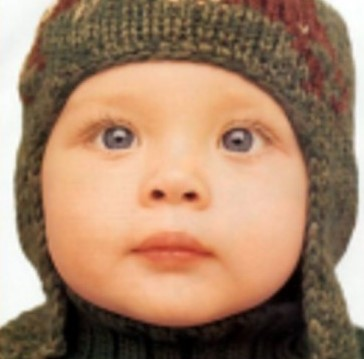
#> input picture input/bambino.jpg, 364 x 359 px
$ python prova.py input/bambino.jpg
#> lines starting #> are read from the running program, lines starting #| are printed output that depends on the picture
import numpy as np
import cv2 as cv
import sys


def merge(b,g,r):
    ret= np.zeros(img_color.shape)

    ret[:,:,0]= b
    ret[:,:,1]= g
    ret[:,:,2]= r
    return ret

img_color= cv.imread(sys.argv[1])
#> img_color is the input picture: shape (359, 364, 3); mean B, G, R 104.9, 130.7, 164.8
b,g,r= cv.split(img_color)
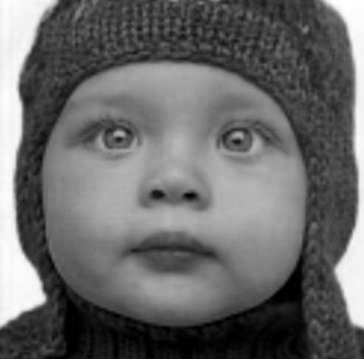
#> b: shape (359, 364); min 0, max 255, mean 104.9
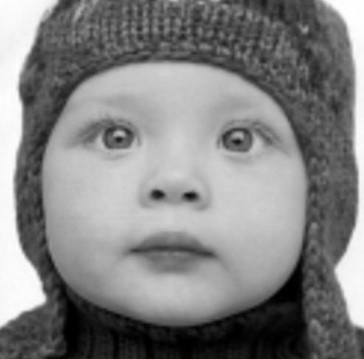
#> g: shape (359, 364); min 0, max 255, mean 130.7
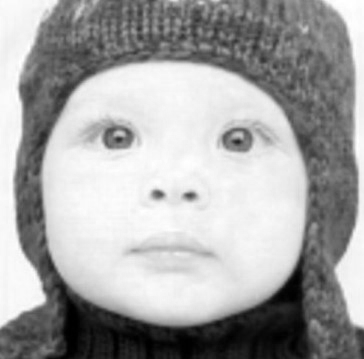
#> r: shape (359, 364); min 0, max 255, mean 164.8

cv.imwrite("b.jpg", b)

cv.imwrite("g.jpg", g)

cv.imwrite("r.jpg", r)


ret= merge(b,g,r)
#> in merge, `ret[:,:,0]= b`:
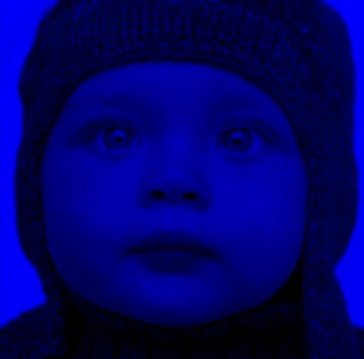
#> ret: shape (359, 364, 3) float64; mean of channels 0, 1, 2 104.9, 0, 0; drawn as B, G, R
#> in merge, `ret[:,:,1]= g`:
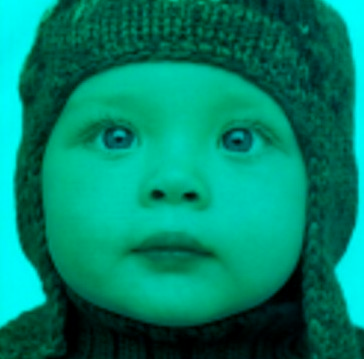
#> ret: shape (359, 364, 3) float64; mean of channels 0, 1, 2 104.9, 130.7, 0; drawn as B, G, R
cv.imwrite("ret.jpg",ret)

$ run again, on input/dog.jpg
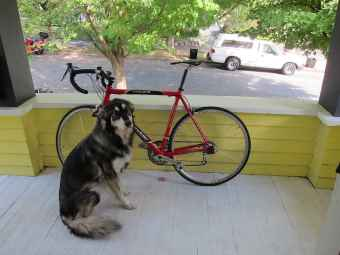
#> input picture input/dog.jpg, 340 x 255 px
#> img_color is the input picture: shape (255, 340, 3); mean B, G, R 113.9, 135.5, 134.3
#> `b,g,r= cv.split(img_color)`:
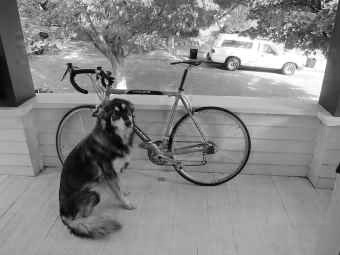
#> r: shape (255, 340); min 0, max 255, mean 134.3
#> in merge, `ret[:,:,1]= g`:
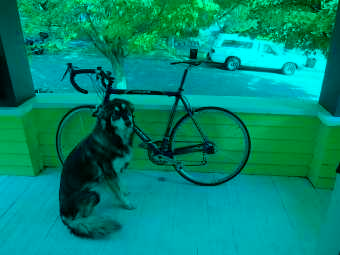
#> ret: shape (255, 340, 3) float64; mean of channels 0, 1, 2 113.9, 135.5, 0; drawn as B, G, R

$ run again, on input/emma_stone.jpg
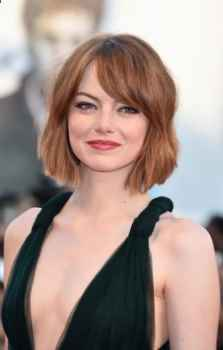
#> input picture input/emma_stone.jpg, 223 x 350 px
#> img_color is the input picture: shape (350, 223, 3); mean B, G, R 138.3, 145.6, 164.8
#> `b,g,r= cv.split(img_color)`:
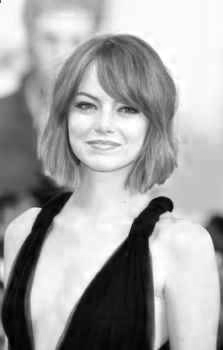
#> r: shape (350, 223); min 0, max 255, mean 164.8
#> in merge, `ret[:,:,1]= g`:
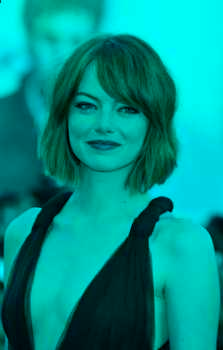
#> ret: shape (350, 223, 3) float64; mean of channels 0, 1, 2 138.3, 145.6, 0; drawn as B, G, R

$ run again, on input/human.jpg
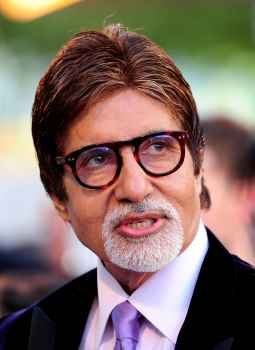
#> input picture input/human.jpg, 255 x 350 px
#> img_color is the input picture: shape (350, 255, 3); mean B, G, R 100.4, 108.3, 129.6
#> `b,g,r= cv.split(img_color)`:
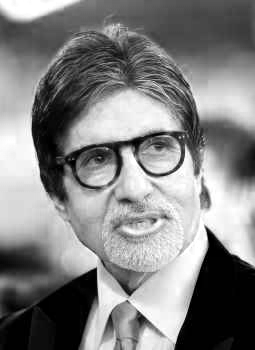
#> r: shape (350, 255); min 0, max 255, mean 129.6
#> in merge, `ret[:,:,1]= g`:
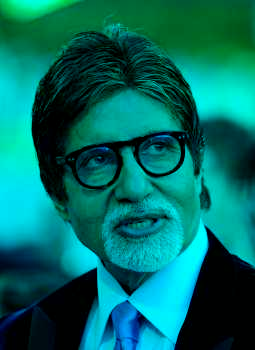
#> ret: shape (350, 255, 3) float64; mean of channels 0, 1, 2 100.4, 108.3, 0; drawn as B, G, R
